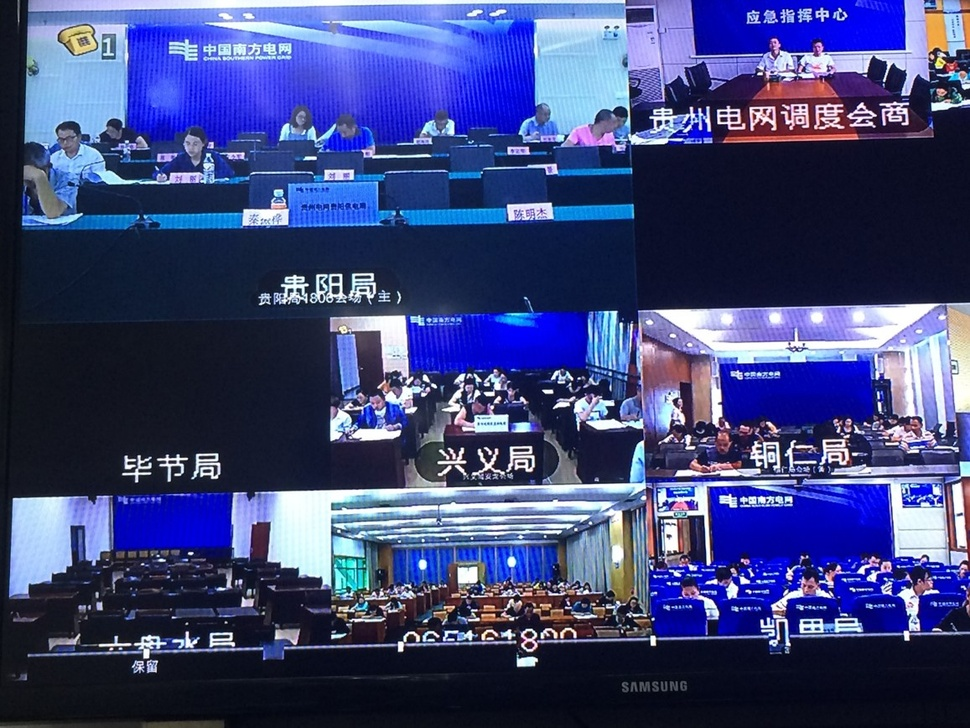
%> input picture ColorCastDetection/database/图片2.jpg, 970 x 728 px, shrunk from 1157 x 868 before the run
$ octave grayworld.m   (GNU Octave 9; MATLAB toolbox functions it lacks are replaced by stand-ins)
%> lines starting %> are read from the running program, lines starting %| are printed output that depends on the picture
clear;
clc;
close all;
Files = '../../database/';
% Name = 'colorcast_normal.bmp';
% Name = 'colorcast_yellow.bmp';
% Name = 'colorcast_red.bmp';
Name = '图片2.jpg';
img=imread([ Files, Name ]);
%> img is the input picture: size 728x970x3 uint8; mean R, G, B 61.5, 69.7, 121.3
img_double=double(img);
R=img_double(:,:,1);
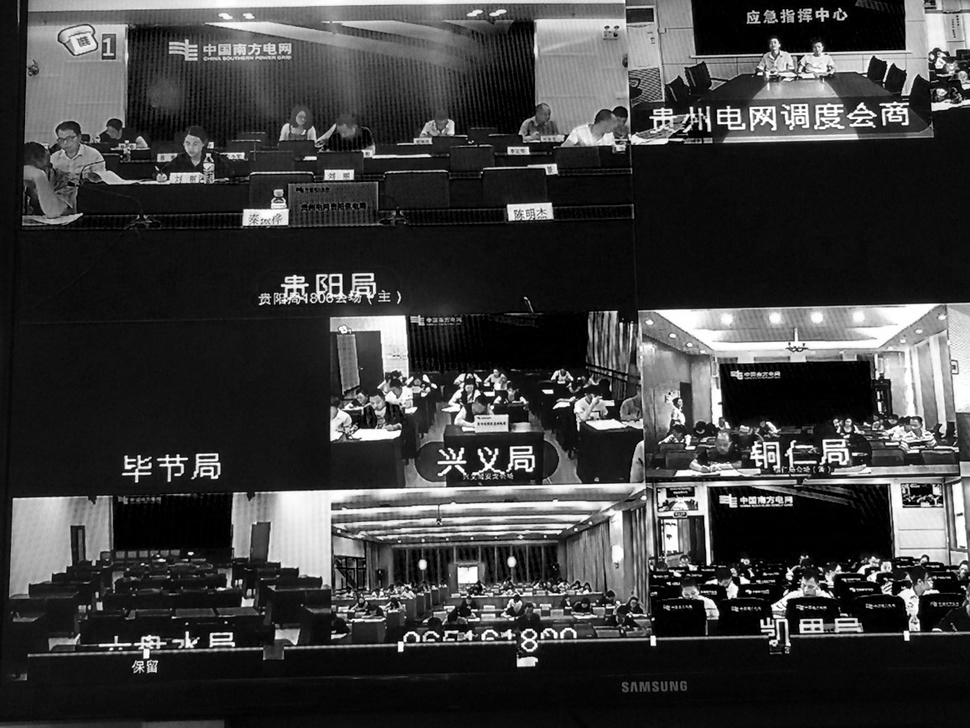
%> R: size 728x970 double; min 0, max 255, mean 61.5
G=img_double(:,:,2);
B=img_double(:,:,3);
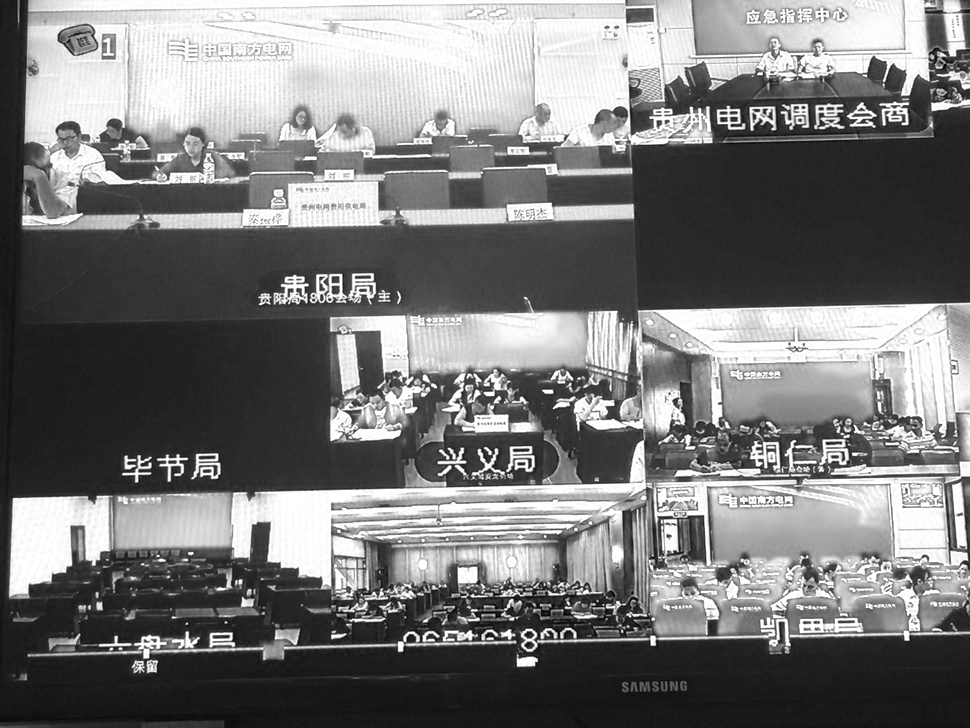
%> B: size 728x970 double; min 0, max 255, mean 121.3
%求平均
avR=mean(mean(R));
%> avR = 61.46
avG=mean(mean(G));
%> avG = 69.72
avB=mean(mean(B));
%> avB = 121.3

grayvalue=(avR+avG+avB)/3;
%> grayvalue = 84.15
sr=grayvalue/avR;
%> sr = 1.37
sg=grayvalue/avG;
%> sg = 1.21
sb=grayvalue/avB;
%> sb = 0.694

R=sr*R;
G=sg*G;
B=sb*B;
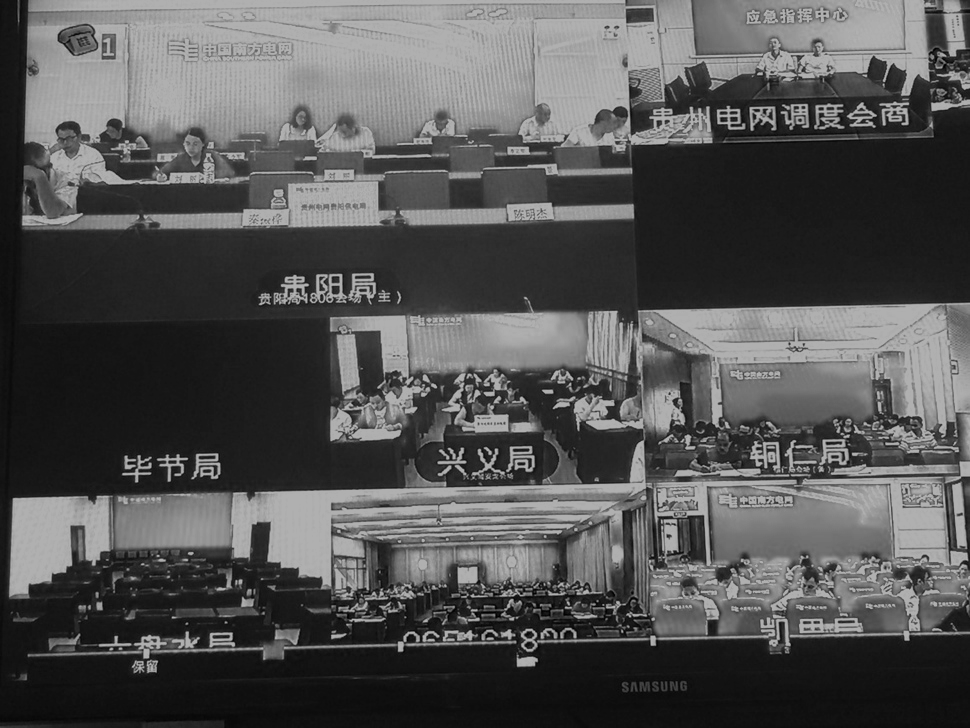
%> B: size 728x970 double; min 0, max 176.9, mean 84.2
Rmax=max(max(R));
%> Rmax = 349.1
Gmax=max(max(G));
%> Gmax = 307.8
Bmax=max(max(B));
%> Bmax = 176.9
RGBmax=[Rmax,Gmax,Bmax];
%> RGBmax = [349.1 307.8 176.9]
factor=max(RGBmax);
%> factor = 349.1
factor=factor/255;
%> factor = 1.37
if (factor>1)
    R=R/factor;
    G=G/factor;
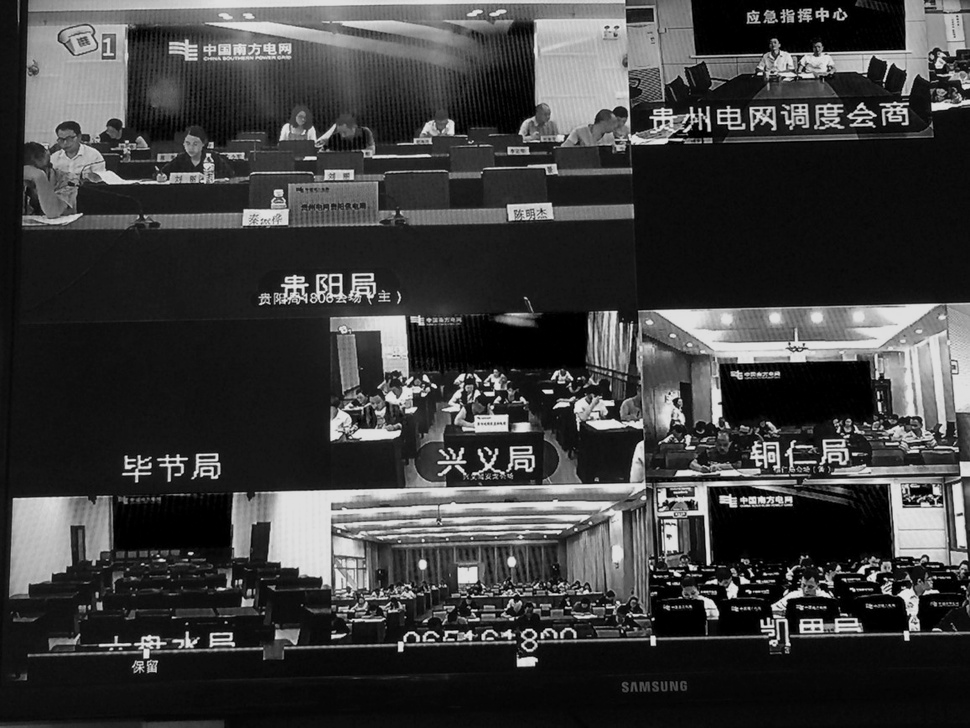
%> G: size 728x970 double; min 0, max 224.8, mean 61.5
    B=B/factor;
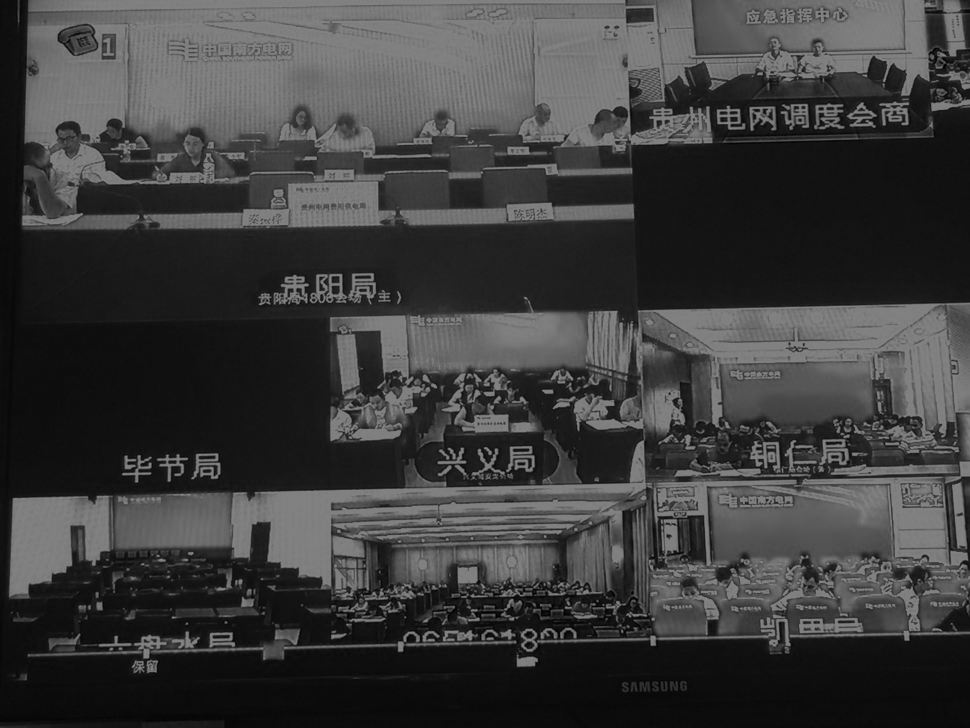
%> B: size 728x970 double; min 0, max 129.2, mean 61.5
end
new_img=cat(3,R,G,B);
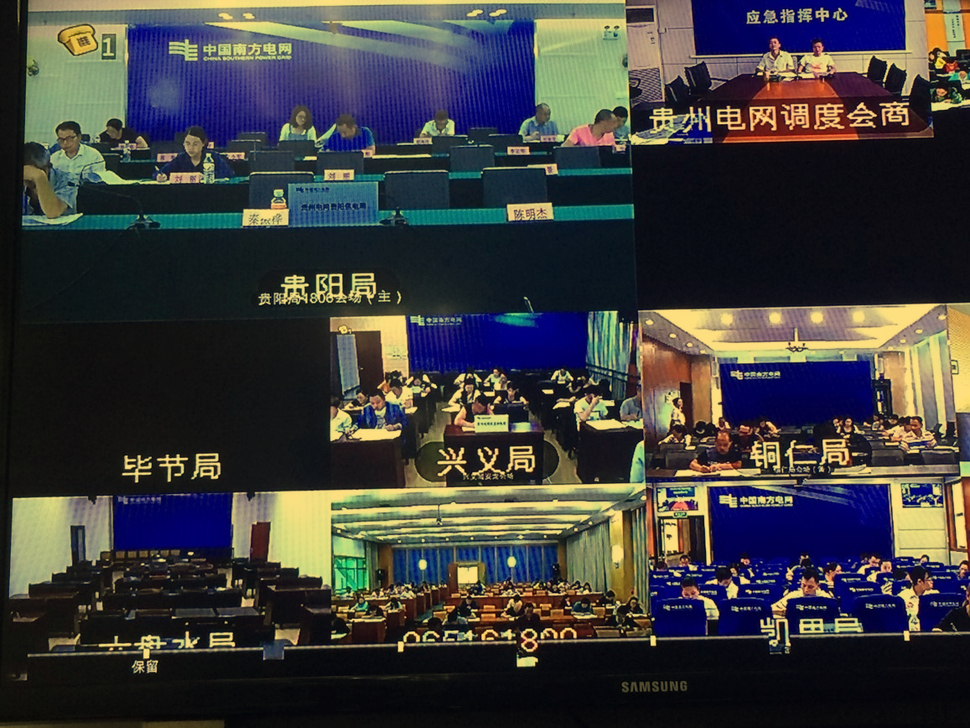
%> new_img: size 728x970x3 double; mean R, G, B 61.5, 61.5, 61.5
nimg=uint8(new_img);
figure, imshow(nimg);%
figure, imshow(img);
% imwrite(uint8(img),'F:\3.22\410\liu\RGB\74.jpg');
% imwrite(nimg,strcat('F:\3.22\gy\矫正\',num2str(ii),'.jpg'));
% end

$ run again, with ColorCastDetection/database/colorcast_normal.bmp saved as ColorCastDetection/database/图片2.jpg
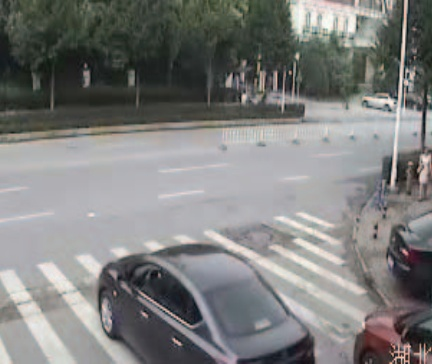
%> input picture ColorCastDetection/database/colorcast_normal.bmp, 432 x 364 px
%> img is the input picture: size 364x432x3 uint8; mean R, G, B 125.9, 126.2, 124.9
%> `R=img_double(:,:,1);`:
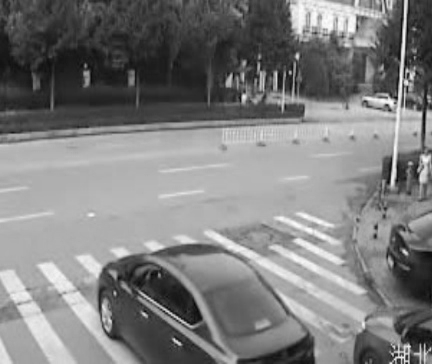
%> R: size 364x432 double; min 3, max 255, mean 125.9
%> `B=img_double(:,:,3);`:
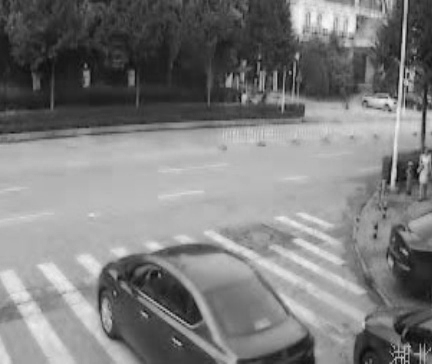
%> B: size 364x432 double; min 6, max 247, mean 124.9
%> avR = 125.9
%> avG = 126.2
%> avB = 124.9
%> grayvalue = 125.7
%> sr = 0.998
%> sg = 0.996
%> sb = 1.01
%> Rmax = 254.6
%> Gmax = 253.9
%> Bmax = 248.5
%> RGBmax = [254.6 253.9 248.5]
%> `factor=max(RGBmax);`: factor = 254.6
%> `factor=factor/255;`: factor = 0.998

$ run again, with ColorCastDetection/database/colorcast_red.bmp saved as ColorCastDetection/database/图片2.jpg
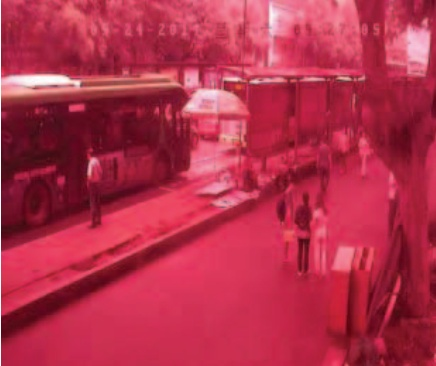
%> input picture ColorCastDetection/database/colorcast_red.bmp, 436 x 366 px
%> img is the input picture: size 366x436x3 uint8; mean R, G, B 179.3, 48, 74.7
%> avR = 179.3
%> avG = 47.97
%> avB = 74.66
%> grayvalue = 100.6
%> sr = 0.561
%> sg = 2.1
%> sb = 1.35
%> `R=sr*R;`:
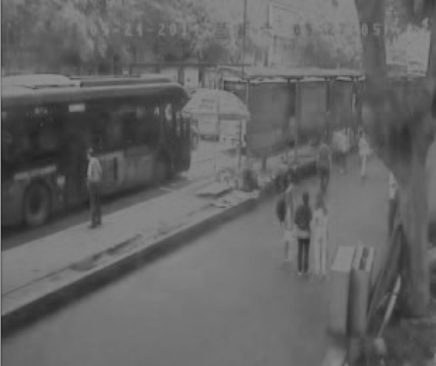
%> R: size 366x436 double; min 30.31, max 143.1, mean 100.6
%> Rmax = 143.1
%> Gmax = 533
%> Bmax = 343.7
%> RGBmax = [143.1 533 343.7]
%> `factor=max(RGBmax);`: factor = 533
%> `factor=factor/255;`: factor = 2.09
%> `new_img=cat(3,R,G,B);`:
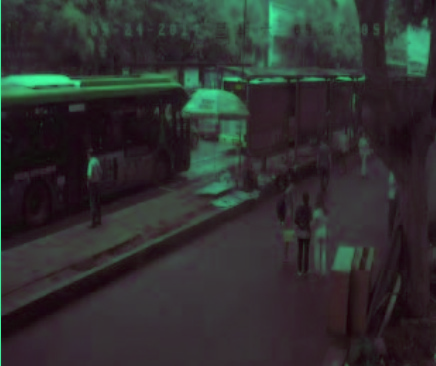
%> new_img: size 366x436x3 double; mean R, G, B 48.2, 48.2, 48.2
